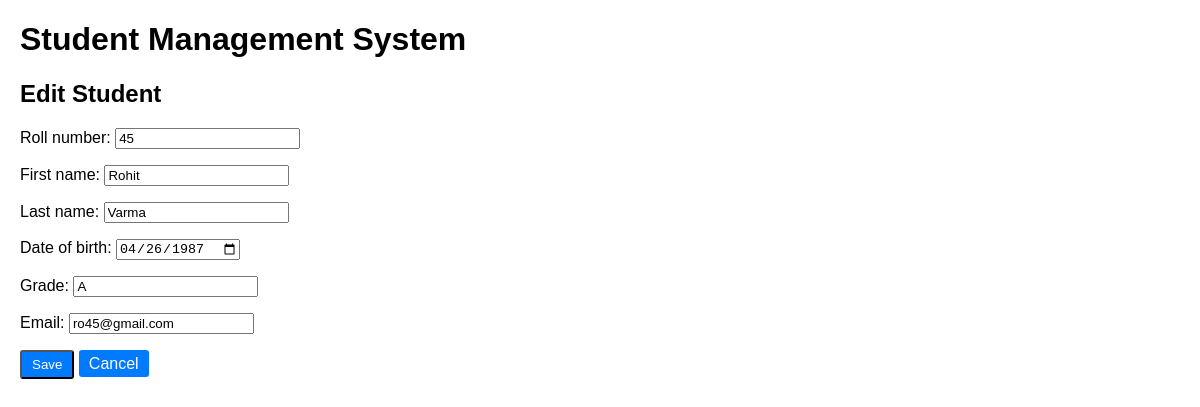
The app's page /students/4/update/ with its own data.
### students/models.py (models this page shows, shortened)
class Student(models.Model):
    roll_number = models.CharField(max_length=20, unique=True)
    first_name = models.CharField(max_length=100)
    last_name = models.CharField(max_length=100)
    date_of_birth = models.DateField()
    grade = models.CharField(max_length=10)
    email = models.EmailField(unique=True)

### students/views.py (the view)
# urls.py: path('<int:pk>/update/', views.update_student, name='update_student'),
def update_student(request, pk):
    student = get_object_or_404(Student, pk=pk)
    if request.method == 'POST':
        form = StudentForm(request.POST, instance=student)
        if form.is_valid():
            form.save()
            return redirect('student_detail', pk=student.pk)
    else:
        form = StudentForm(instance=student)
    return render(request, 'students/student_form.html', {'form': form})

### students/forms.py
class StudentForm(forms.ModelForm):
    class Meta:
        model = Student
        fields = ['roll_number', 'first_name', 'last_name', 'date_of_birth', 'grade', 'email']
        widgets = {
            'date_of_birth': forms.DateInput(attrs={'type': 'date'}),
        }

### students/templates/students/student_form.html (shortened to what this page needs)
{% extends 'students/base.html' %}
{% block content %}
    <h2>{% if form.instance.pk %}Edit{% else %}Add{% endif %} Student</h2>
    <form method="post">
        {{ form.as_p }}
        <button type="submit" class="btn btn-primary">Save</button>
        <a href="{% url 'student_list' %}" class="btn btn-primary">Cancel</a>
    </form>
{% endblock %}

### students/templates/students/base.html (style rules this page uses)
body { font-family: Arial, sans-serif; margin: 20px; }
.btn { padding: 5px 10px; text-decoration: none; color: white; border-radius: 3px; }
.btn-primary { background-color: #007bff; }

### records on screen
Student: roll_number "45", first_name "Rohit", last_name "Varma", date_of_birth "04/26/1987", grade "A", email "ro45@gmail.com"
